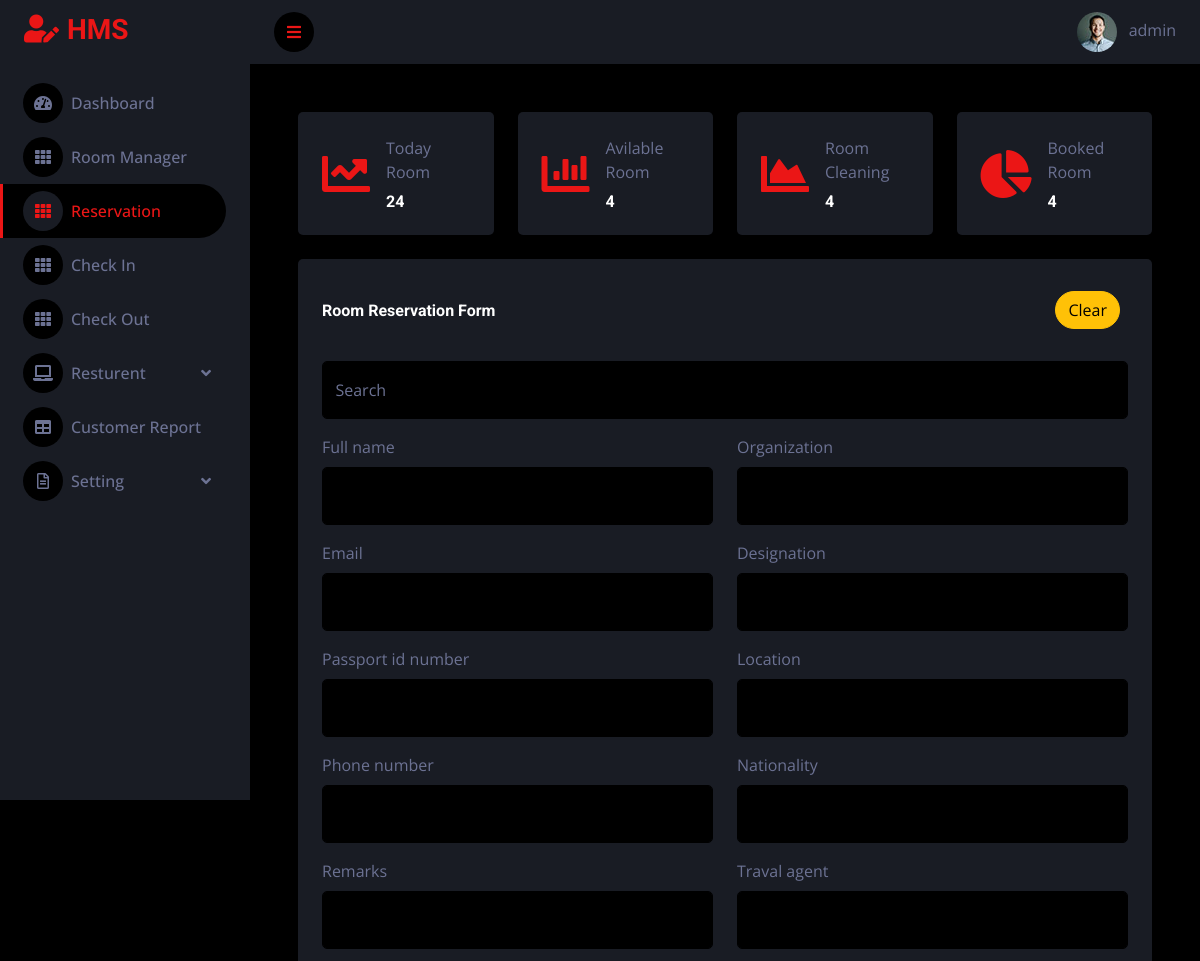
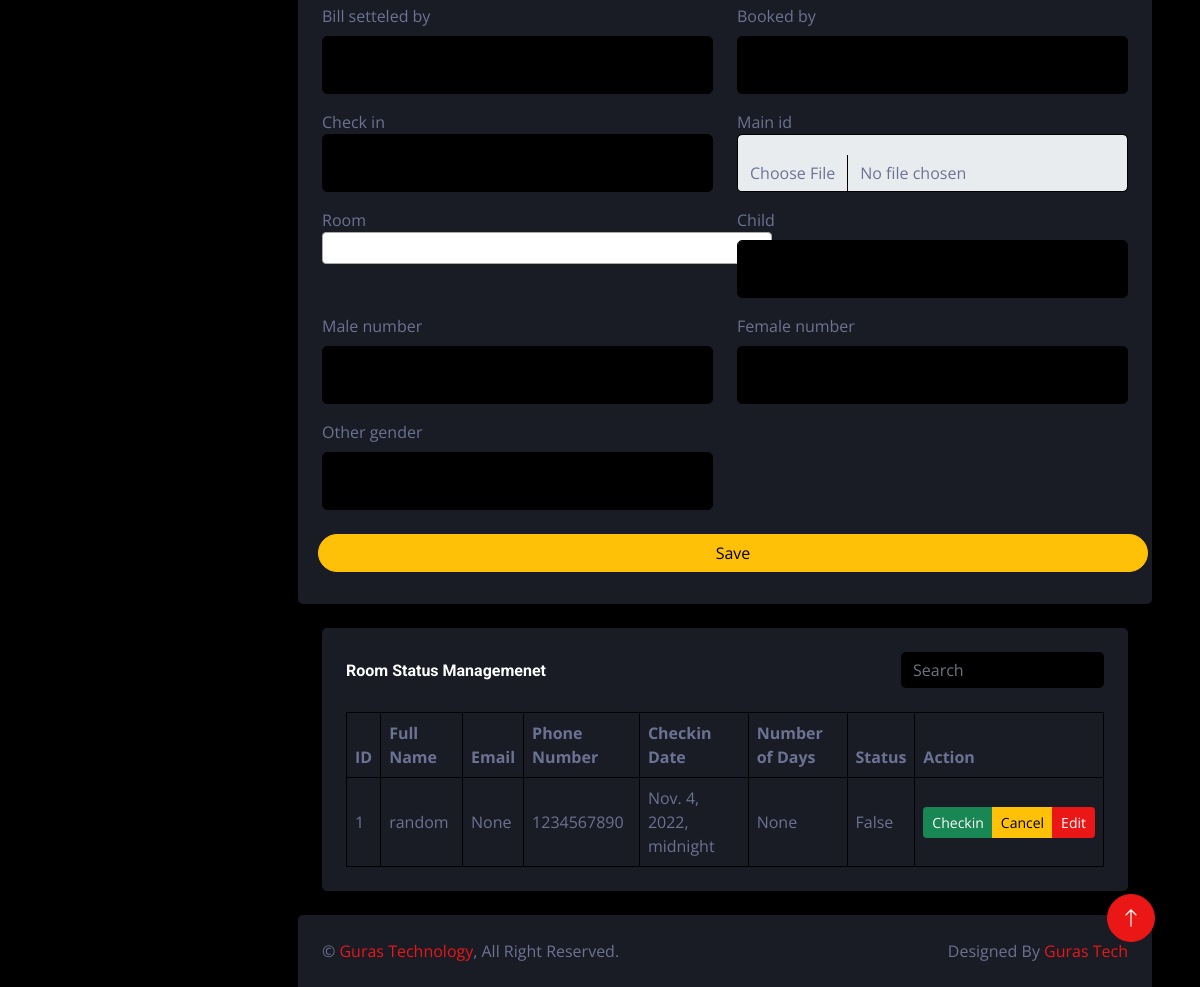
Page /reserveroom/ (signed in) on the committed database (2 pictures, top to bottom).
### roomapp/models.py (models this page shows, shortened)
class Booked(models.Model):
    customer_details = models.ForeignKey(Customer, on_delete=models.CASCADE, null=True)
    room_id = models.ManyToManyField(Room, blank=True)
    number_of_days = models.IntegerField(default=0,null=True ,blank=True)
    booked_date = models.DateTimeField(auto_now_add=True,null=True)
    child = models.IntegerField(default=0,null=True,blank=True)
    male_number = models.IntegerField(default=0,null=True,blank=True)
    female_number = models.IntegerField(default=0,null=True,blank=True)
    other_gender = models.IntegerField(default=0,null=True,blank=True)
    status = models.BooleanField(default=False)
    class Meta:
        ordering =["-booked_date"]

class Customer(models.Model):
    full_name = models.CharField(max_length=255,blank=False)
    user = models.CharField(max_length=255,default = (f'#{random_string_generator()}').upper(),unique=False)
    organization = models.CharField(max_length=255,null=True,blank=True)
    email = models.EmailField(max_length=255,null=True,blank=True)
    designation = models.CharField(max_length=255,blank=True)
    passport_id_number = models.CharField(max_length=255,blank=True)
    location = models.CharField(max_length=255,blank=True)
    phone_number = models.IntegerField(blank=False, help_text='Contact phone number',null=True)
    nationality = models.CharField(max_length=155,blank=True)
    remarks = models.CharField(max_length=255,blank=True)
    traval_agent = models.CharField(max_length=255,blank=True)
    bill_setteled_by = models.CharField(max_length=255,blank=True)
    booked_by = models.CharField(max_length=255,blank=False)
    check_in = models.DateTimeField(auto_now=False,null=True)
    check_out = models.DateTimeField(auto_now=False,null=True)
    main_id = models.ImageField(upload_to="customer/id",null=True,blank=True)

### roomapp/views.py (the view, shortened to what this page needs)
# urls.py: path('reserveroom/', views.reserveroom, name='reserveroom'),
@login_required(login_url="signin")
def reserveroom(request):
    cs = Booked.objects.filter(status= False)
    form = ReservationCreationForm
    av_room = Room.objects.filter(status="available")
    context = {"customers": cs, "av_room": av_room, "form":form}
    return render(request, 'roomapp/reserve_room.html',context)

### roomapp/models.py (called while the page is built)
    def __str__(self):
        return f"{self.room_number}"

### templates/roomapp/reserve_room.html (shortened to what this page needs)
{% extends 'base.html' %}
{% block content %}
<div class="container-fluid pt-4 px-4">
    <div class="row g-4">
        <div class="col-sm-6 col-xl-3">
            <div class="bg-secondary rounded d-flex align-items-center justify-content-between p-4">
                <i class="fa fa-chart-line fa-3x text-primary"></i>
                <div class="ms-3">
                    <p class="mb-2">Today Room</p>
                    <h6 class="mb-0">24</h6>
                </div>
            </div>
        </div>
        <div class="col-sm-6 col-xl-3">
            <div class="bg-secondary rounded d-flex align-items-center justify-content-between p-4">
                <i class="fa fa-chart-bar fa-3x text-primary"></i>
                <div class="ms-3">
                    <p class="mb-2">Avilable Room</p>
                    <h6 class="mb-0">4</h6>
                </div>
            </div>
        </div>
        <div class="col-sm-6 col-xl-3">
            <div class="bg-secondary rounded d-flex align-items-center justify-content-between p-4">
                <i class="fa fa-chart-area fa-3x text-primary"></i>
                <div class="ms-3">
                    <p class="mb-2">Room Cleaning</p>
                    <h6 class="mb-0">4</h6>
                </div>
            </div>
        </div>
        <div class="col-sm-6 col-xl-3">
            <div class="bg-secondary rounded d-flex align-items-center justify-content-between p-4">
                <i class="fa fa-chart-pie fa-3x text-primary"></i>
                <div class="ms-3">
                    <p class="mb-2">Booked Room</p>
                    <h6 class="mb-0">4</h6>
                </div>
            </div>
        </div>
    </div>
</div>
<div class="container-fluid pt-4 px-4">
    <div class="bg-secondary rounded h-100 p-4">
        <div class="d-flex align-items-center justify-content-between mb-4">
            <h6 class="mb-0">Room Reservation Form</h6>
            <button type="button" id="clear_form" class="btn btn-warning rounded-pill m-2">Clear</button>
        </div>
        <div class="row">
            <div class="form-floating mb-3">
                <input type="text" class="form-control" id="floatingInput"
                    placeholder="Ram Shah">
                <label for="floatingInput">  &nbsp;&nbsp; Search</label>
            </div>
        <form id= "configform" action="" method="POST" enctype="multipart/form-data">
        <div class="row">
            {% for fields in form%}
            <div class="col-6">
                <div class="form-floating mb-3">
                    {{fields.label}}
                    {{fields}}
                </div>
            </div>
            {% endfor %}
        </div>
        <div class="row">
            <button type="submit"  class="btn btn-warning rounded-pill m-2">Save</button>
        </div>
    </form>
    </div>
</div>
<div class="container-fluid pt-4 px-4">
    <div class="bg-secondary text-center rounded p-4">
        <div class="d-flex align-items-center justify-content-between mb-4">
            <h6 class="mb-0">Room Status Managemenet </h6>
            <form class="d-none d-md-flex ms-4">
                <input class="form-control bg-dark border-0" type="search" placeholder="Search">
            </form>
        </div>
        <div class="table-responsive">
            <table class="table text-start align-middle table-bordered table-hover mb-0">
                <thead>
                    <tr>
                        <th scope="col">ID</th>
                        <th scope="col">Full Name</th>
                        <th scope="col">Email</th>
                        <th scope="col">Phone Number</th>
                        <th scope="col">Checkin Date </th>
                        <th scope="col">Number of Days</th>
                        <th scope="col">Status</th>
                        <th scope="col">Action</th>
                    </tr>
                </thead>
                <tbody id="userData">
                    {% for customer in customers %}
                    <tr id="{{customer.customer_details.id}}">
                        <td class="customerid" value="{{customer.customer_details.id}}">
                            {{ forloop.counter}}</td>
                        <td>
                            <span class="editSpan user ">{{customer.customer_details.full_name}}</span>
                        </td>
                        <td>{{customer.customer_details.email}}</td>
                        <td>{{customer.customer_details.phone_number }}</td>
                        <td>{{customer.customer_details.check_in}}</td>
                        <td>{{customer.number_of_days}}</td>
                        <td>{{customer.status}}</td>
                        <td>
                            <div class="btn-group btn-group-sm">
                                <button type="button" onclick="checkIn_pro({{customer.id }})" class="btn btn-success" data-bs-toggle="modal" data-bs-target="#exampleModal">
                                   Checkin
                                  </button>
                                  <button type="button" onclick="cancel_pro({{customer.id }})" class="btn btn-warning" data-bs-toggle="modal" data-bs-target="#exampleModal2">
                                    Cancel
                                   </button>
                                    <a  href ="{% url "reservation_edit" customer.id%}" type="button" class="btn btn-primary">Edit</a>
                            </div>
                        </td>
                    </tr>
                    {% endfor %}
                </tbody>
            </table>
        </div>
    </div>
</div>
{% endblock %}

### templates/base.html (shortened to what this page needs)
{% load static %}
<!DOCTYPE html>
<html lang="en">
<head>
    <link rel="stylesheet" type="text/css" href="https://cdn.datatables.net/1.12.1/css/jquery.dataTables.css">
    <link href="https://cdnjs.cloudflare.com/ajax/libs/font-awesome/5.10.0/css/all.min.css" rel="stylesheet">
    <link href="https://cdn.jsdelivr.net/npm/bootstrap-icons@1.4.1/font/bootstrap-icons.css" rel="stylesheet">
    <link href="{% static "lib/owlcarousel/assets/owl.carousel.min.css" %}" rel="stylesheet">
    <link href="{% static "lib/tempusdominus/css/tempusdominus-bootstrap-4.min.css" %}" rel="stylesheet" />
    <link href="{% static 'css/bootstrap.min.css' %}" rel="stylesheet">
    <link href="https://cdn.jsdelivr.net/npm/select2@4.1.0-rc.0/dist/css/select2.min.css" rel="stylesheet" />
    <link rel="stylesheet" href="//code.jquery.com/ui/1.13.2/themes/base/jquery-ui.css">
    <link rel="stylesheet" href="/resources/demos/style.css">
    <link href="{% static "css/style.css" %}" rel="stylesheet">
</head>
<body>
    <div class="container-fluid position-relative d-flex p-0">
        <div class="sidebar pe-4 pb-3">
            <nav class="navbar bg-secondary navbar-dark">
                <a href="{% url "dashboard" %}" class="navbar-brand mx-4 mb-3">
                    <h3 class="text-primary"><i class="fa fa-user-edit me-2"></i>HMS</h3>
                </a>
                <div class="navbar-nav w-100">
                    <a href="{% url "dashboard" %}" class="nav-item nav-link {% if request.resolver_match.url_name == 'dashboard' %} active {% endif %}"><i class="fa fa-tachometer-alt me-2"></i>Dashboard</a>
                    <a href="{% url "roommanager" %}" class="nav-item nav-link {% if request.resolver_match.url_name == 'roommanager' %} active {% endif %}"><i class="fa fa-th me-2"></i>Room Manager</a>
                    <a href="{% url "reserveroom" %}" class="nav-item nav-link {% if request.resolver_match.url_name == 'reserveroom' %} active {% endif %}"><i class="fa fa-th me-2"></i>Reservation</a>
                    <a href="{% url "checkin" %}" class="nav-item nav-link {% if request.resolver_match.url_name == 'checkin' %} active {% endif %}"><i class="fa fa-th me-2"></i>Check In</a>
                    <a href="{% url "checkout" %}" class="nav-item nav-link {% if request.resolver_match.url_name == 'checkout' %} active {% endif %}"><i class="fa fa-th me-2"></i>Check Out</a>
                    <div class="nav-item dropdown">
                        <a href="#" class="nav-link dropdown-toggle" data-bs-toggle="dropdown"><i class="fa fa-laptop me-2"></i>Resturent</a>
                    </div>
                    <a href="{% url "report" %}" class="nav-item nav-link {% if request.resolver_match.url_name == 'report' %} active {% endif %}"><i class="fa fa-table me-2"></i>Customer Report</a>
                    <div class="nav-item dropdown">
                        <a href="#" class="nav-link dropdown-toggle {% if request.resolver_match.url_name == 'addroom' %} active {% endif %}" data-bs-toggle="dropdown"><i class="far fa-file-alt me-2"></i>Setting</a>
                    </div>
                </div>
            </nav>
        </div>
        <div class="content">
            <nav class="navbar navbar-expand bg-secondary navbar-dark sticky-top px-4 py-0">
                <a href="#" class="sidebar-toggler flex-shrink-0">
                    <i class="fa fa-bars"></i>
                </a>
                <div class="navbar-nav align-items-center ms-auto">
                    <div class="nav-item dropdown">
                        <a href="#" class="nav-link" data-bs-toggle="dropdown">
                            <img class="rounded-circle me-lg-2" src="img/user.jpg" alt="" style="width: 40px; height: 40px;">
                            <span class="d-none d-lg-inline-flex">{{request.user}}</span>
                        </a>
                    </div>
                </div>
            </nav>
            <div class="container-fluid pt-4 px-4">
                    {% block content %}
                    {% endblock %}
            </div>
            <div class="container-fluid pt-4 px-4">
                <div class="bg-secondary rounded-top p-4">
                    <div class="row">
                        <div class="col-12 col-sm-6 text-center text-sm-start">
                            &copy; <a href="https://gurastech.com">Guras Technology</a>, All Right Reserved.
                        </div>
                        <div class="col-12 col-sm-6 text-center text-sm-end">
                            Designed By <a href="https://gurastech.com">Guras Tech</a>
                        </div>
                    </div>
                </div>
            </div>
        </div>
        <a href="#" class="btn btn-lg btn-primary btn-lg-square back-to-top"><i class="bi bi-arrow-up"></i></a>
    </div>
</body>
</html>

### static/css/style.css (style rules this page uses)
:root { --primary: #EB1616; --secondary: #191C24; --light: #6C7293; --dark: #000000; }
.back-to-top { position: fixed; display: none; right: 45px; bottom: 45px; z-index: 99; }
.btn { transition: .5s; }
.btn-lg-square { width: 48px; height: 48px; }
.btn-square, .btn-sm-square, .btn-lg-square { padding: 0; display: inline-flex; align-items: center; justify-content: center; font-weight: normal; border-radius: 50px; }
.sidebar { position: fixed; top: 0; left: 0; bottom: 0; width: 250px; height: 100vh; overflow-y: auto; background: var(--secondary); transition: 0.5s; z-index: 999; }
.content { margin-left: 250px; min-height: 100vh; background: var(--dark); transition: 0.5s; }
@media (min-width: 992px) { .sidebar { margin-left: 0; } }
@media (min-width: 992px) { .content { width: calc(100% - 250px); } }
.sidebar .navbar .navbar-nav .nav-link { padding: 7px 20px; color: var(--light); font-weight: 500; border-left: 3px solid var(--secondary); border-radius: 0 30px 30px 0; outline: none; }
.sidebar .navbar .navbar-nav .nav-link:hover, .sidebar .navbar .navbar-nav .nav-link.active { color: var(--primary); background: var(--dark); border-color: var(--primary); }
.sidebar .navbar .navbar-nav .nav-link i { width: 40px; height: 40px; display: inline-flex; align-items: center; justify-content: center; background: var(--dark); border-radius: 40px; }
.sidebar .navbar .navbar-nav .nav-link:hover i, .sidebar .navbar .navbar-nav .nav-link.active i { background: var(--secondary); }
.sidebar .navbar .dropdown-toggle::after { position: absolute; top: 15px; right: 15px; border: none; content: "\f107"; font-family: "Font Awesome 5 Free"; font-weight: 900; transition: .5s; }
.content .navbar .navbar-nav .nav-link { margin-left: 25px; padding: 12px 0; color: var(--light); outline: none; }
.content .navbar .sidebar-toggler, .content .navbar .navbar-nav .nav-link i { width: 40px; height: 40px; display: inline-flex; align-items: center; justify-content: center; background: var(--dark); border-radius: 40px; }

### rows in the picture
Booked: customer_details.full_name "random", customer_details.email "None", customer_details.phone_number "1234567890", customer_details.check_in "Nov. 4, 2022, midnight", number_of_days "None", status "False"

### other values in the picture
{{ request.user }} "admin"
{{ fields.label }} "Full name" "Organization" "Email" "Designation" "Passport id number" "Location" "Phone number" "Nationality" "Remarks" "Traval agent" "Bill setteled by" "Booked by" "Check in" "Main id" "Room" "Child" "Male number" "Female number" "Other gender"
